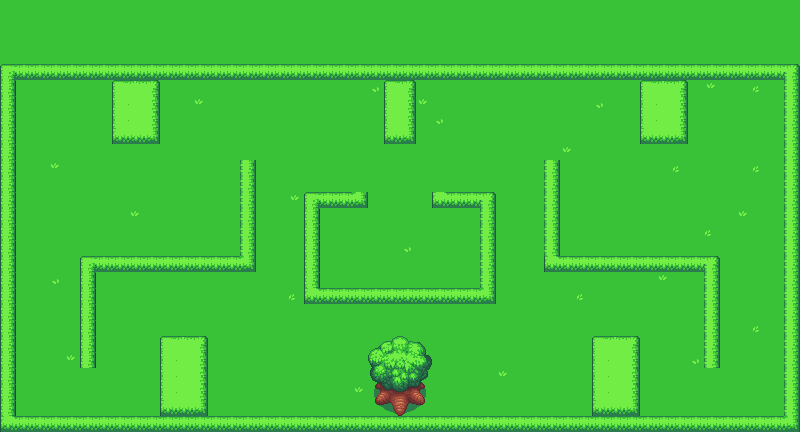

This game map was drawn from its Tiled (.tmx) file and the tilesets committed beside it. A one-line description and the trimmed map source follow:
An orthogonal 50x27 tile map with 16x16 px tiles, 2 tile layers (background, collisionLayer).

<map version="1.0" orientation="orthogonal" renderorder="right-down" width="50" height="27" tilewidth="16" tileheight="16" nextobjectid="1">
 <tileset firstgid="1" name="tiles" tilewidth="16" tileheight="16" tilecount="350" columns="25">
  <image source="ctiles.png" width="400" height="224" />
 </tileset>
 <layer name="background" width="50" height="26">
  <data>[1300 cells, 1300 non-empty, 4 distinct tile ids]</data>
 </layer>
 <layer name="collisionLayer" width="50" height="27">
  <data>[1350 cells, 300 non-empty, 37 distinct tile ids]</data>
 </layer>
</map>
